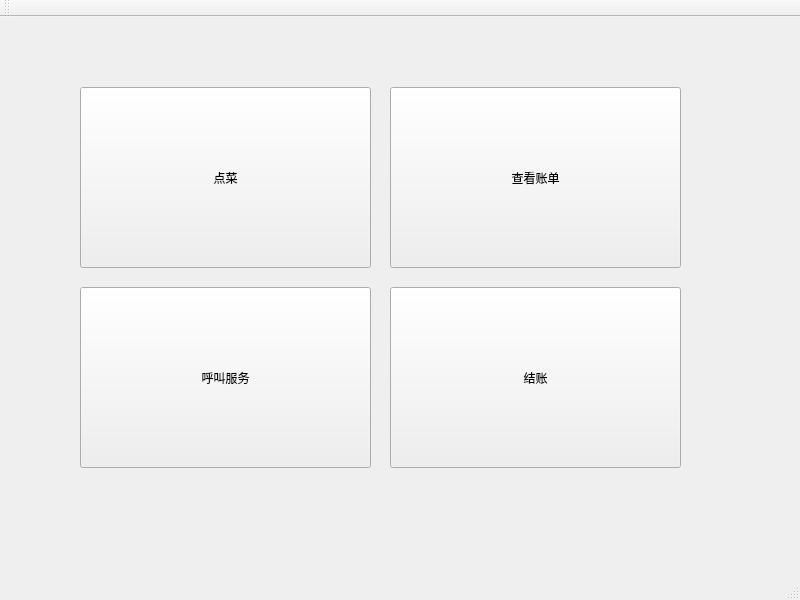
<?xml version="1.0" encoding="UTF-8"?>
<ui version="4.0">
 <class>MainWindow</class>
 <widget class="QMainWindow" name="MainWindow">
  <property name="geometry">
   <rect>
    <x>0</x>
    <y>0</y>
    <width>800</width>
    <height>600</height>
   </rect>
  </property>
  <property name="minimumSize">
   <size>
    <width>800</width>
    <height>600</height>
   </size>
  </property>
  <property name="windowTitle">
   <string>MainWindow</string>
  </property>
  <widget class="QWidget" name="centralWidget">
   <widget class="QPushButton" name="pushButton">
    <property name="geometry">
     <rect>
      <x>80</x>
      <y>70</y>
      <width>291</width>
      <height>181</height>
     </rect>
    </property>
    <property name="minimumSize">
     <size>
      <width>0</width>
      <height>0</height>
     </size>
    </property>
    <property name="text">
     <string>点菜</string>
    </property>
   </widget>
   <widget class="QPushButton" name="checkBillBtn">
    <property name="geometry">
     <rect>
      <x>390</x>
      <y>70</y>
      <width>291</width>
      <height>181</height>
     </rect>
    </property>
    <property name="minimumSize">
     <size>
      <width>0</width>
      <height>0</height>
     </size>
    </property>
    <property name="text">
     <string>查看账单</string>
    </property>
   </widget>
   <widget class="QPushButton" name="callForWaiterBtn">
    <property name="geometry">
     <rect>
      <x>80</x>
      <y>270</y>
      <width>291</width>
      <height>181</height>
     </rect>
    </property>
    <property name="minimumSize">
     <size>
      <width>0</width>
      <height>0</height>
     </size>
    </property>
    <property name="text">
     <string>呼叫服务</string>
    </property>
   </widget>
   <widget class="QPushButton" name="payBtn">
    <property name="geometry">
     <rect>
      <x>390</x>
      <y>270</y>
      <width>291</width>
      <height>181</height>
     </rect>
    </property>
    <property name="minimumSize">
     <size>
      <width>0</width>
      <height>0</height>
     </size>
    </property>
    <property name="text">
     <string>结账</string>
    </property>
   </widget>
  </widget>
  <widget class="QMenuBar" name="menuBar">
   <property name="geometry">
    <rect>
     <x>0</x>
     <y>0</y>
     <width>800</width>
     <height>21</height>
    </rect>
   </property>
  </widget>
  <widget class="QToolBar" name="mainToolBar">
   <attribute name="toolBarArea">
    <enum>TopToolBarArea</enum>
   </attribute>
   <attribute name="toolBarBreak">
    <bool>false</bool>
   </attribute>
  </widget>
  <widget class="QStatusBar" name="statusBar"/>
 </widget>
 <layoutdefault spacing="6" margin="11"/>
 <resources/>
 <connections/>
</ui>
